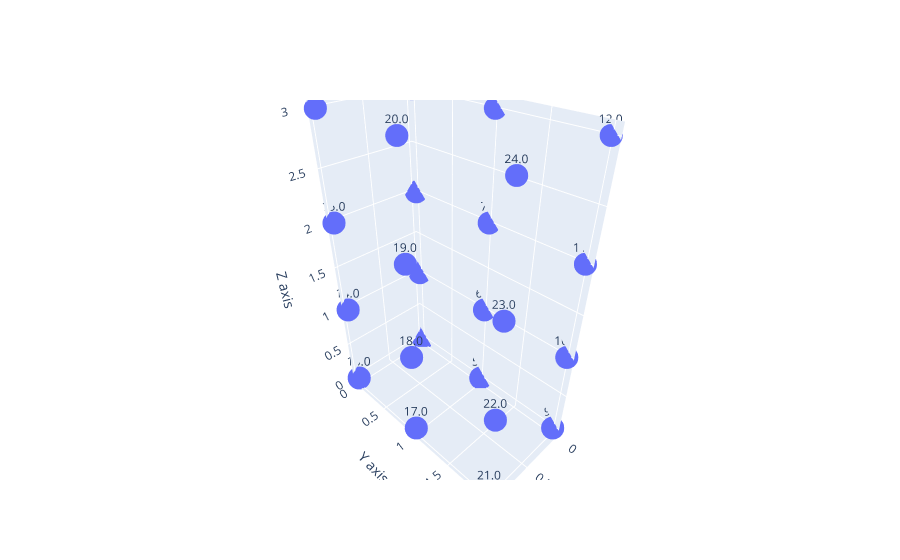

Notebook code cell kept with this figure:
### Markdown cell above
###3차원 데이터 시각화###

### Code cell
import plotly.graph_objects as go
import numpy as np
import tensorflow as tf

# 3차원 텐서 생성
tensor_3d = tf.constant([[[1, 2, 3, 4],
                 [5, 6, 7, 8],
                 [9, 10, 11, 12]],
                [[13, 14, 15, 16],
                 [17, 18, 19, 20],
                 [21, 22, 23, 24]]], dtype=tf.float32)

# numpy 배열로 변환
np_array = tensor_3d.numpy()

# 시각화
x, y, z = np_array.nonzero()
text = np_array[x, y, z].astype(str)

fig = go.Figure(data=[go.Scatter3d(x=x, y=y, z=z, mode='markers+text', text=text)])
fig.update_layout(scene=dict(xaxis_title='X axis', yaxis_title='Y axis', zaxis_title='Z axis'))
fig.show()

### Figure 1 — Plotly figure (JSON) as saved in the notebook; plotly's stock layout.template omitted (floating-point values rounded to 4 significant figures)
{"data": [{"mode": "markers+text", "text": ["1.0", "2.0", "3.0", "4.0", "5.0", "6.0", "7.0", "8.0", "9.0", "10.0", "11.0", "12.0", "13.0", "14.0", "15.0", "16.0", "17.0", "18.0", "19.0", "20.0", "21.0", "22.0", "23.0", "24.0"], "type": "scatter3d", "x": [0, 0, 0, 0, 0, 0, 0, 0, 0, 0, 0, 0, 1, 1, 1, 1, 1, 1, 1, 1, 1, 1, 1, 1], "y": [0, 0, 0, 0, 1, 1, 1, 1, 2, 2, 2, 2, 0, 0, 0, 0, 1, 1, 1, 1, 2, 2, 2, 2], "z": [0, 1, 2, 3, 0, 1, 2, 3, 0, 1, 2, 3, 0, 1, 2, 3, 0, 1, 2, 3, 0, 1, 2, 3]}], "layout": {"scene": {"xaxis": {"title": {"text": "X axis"}}, "yaxis": {"title": {"text": "Y axis"}}, "zaxis": {"title": {"text": "Z axis"}}}}}
